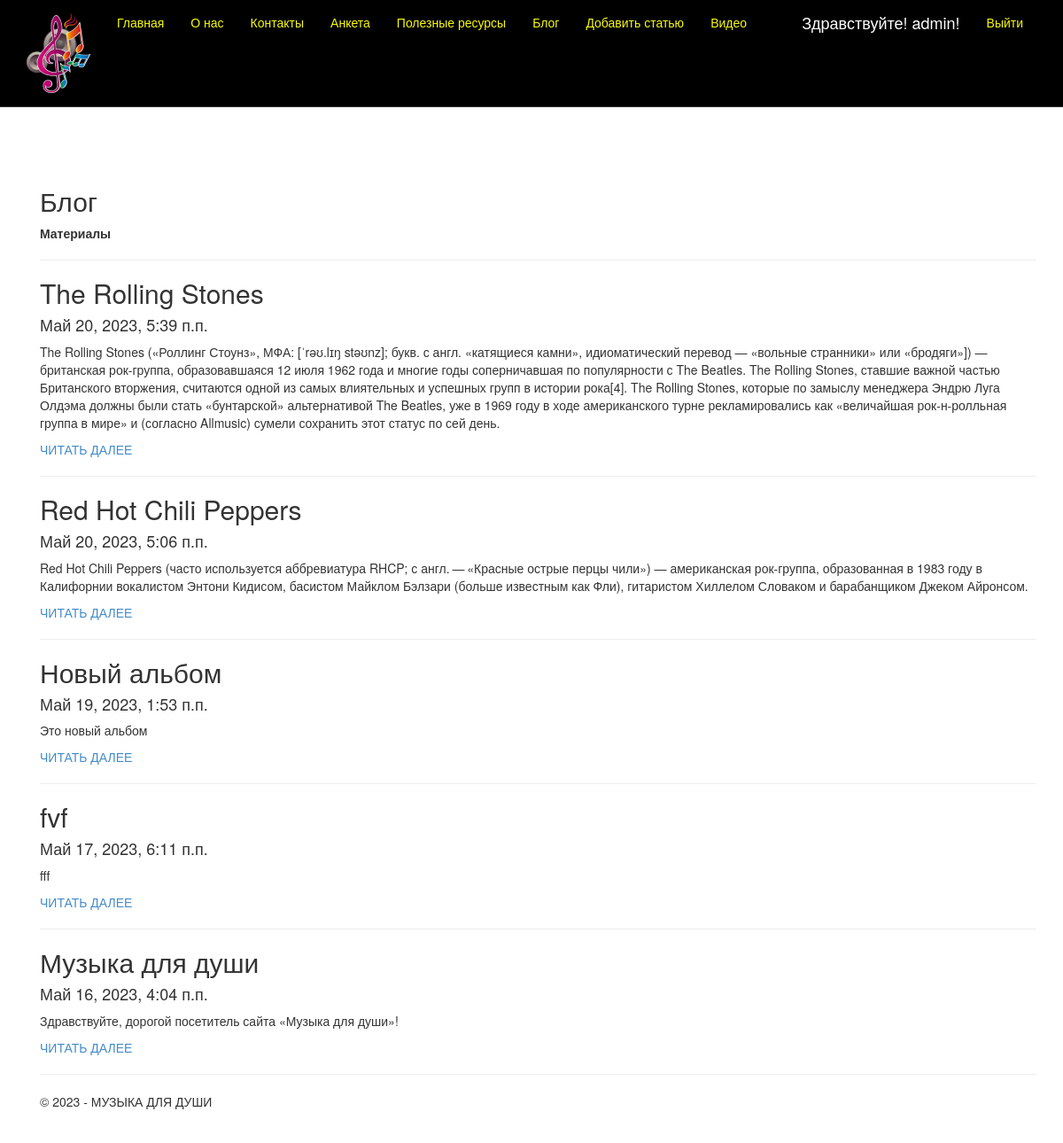
Page /blog/ (signed in) on the committed database.
### app/models.py (models this page shows, shortened)
class Blog(models.Model):
    title = models.CharField(max_length = 100, unique_for_date = "posted", verbose_name = "Заголовок")
    description = models.TextField(verbose_name = "Краткое содержание")
    content = models.TextField(verbose_name = "Полное содержание")
    posted = models.DateTimeField(default = datetime.now(), db_index = True, verbose_name = "Опубликована")
    author = models.ForeignKey(User, null=True, blank=True, on_delete = models.SET_NULL, verbose_name = "Автор")
    image = models.FileField(default = 'tepm.jpg', verbose_name = "Путь к картинке")
    class Meta:
        db_table = "Posts"
        ordering = ["-posted"]
        verbose_name = "статья блога"
        verbose_name_plural = "статья блога"

### app/views.py (the view)
# urls.py: path('blog/', views.blog, name='blog'),
def blog(request):
    posts = Blog.objects.all() # запрос на выбор всех статей блога из модели
    assert isinstance(request, HttpRequest)
    return render(
        request,
        'app/blog.html',
        {
            'title':'Блог',
            'posts': posts, # передача списка статей в шаблон веб-страницы
            'year':datetime.now().year,
        }
)

### app/templates/app/blog.html
{% extends "app/layout.html" %}
{% block content %}
<h2>{{ title }}</h2>
<b>Материалы</b>
<br />
{% for post in posts %}
<hr />
<div class="">
    <h2> {{post.title}} </h2>
    <h4> {{post.posted}} </h4>
    <p> {{post.description}} </p>
    <p><a href="{% url 'blogpost' parametr=post.id %}"> ЧИТАТЬ ДАЛЕЕ </a> </p>
</div>
{% endfor %}
{% endblock %}

### app/templates/app/loginpartial.html (shortened to what this page needs)
{% if user.is_authenticated %}
<form id="logoutForm" action="/logout/" method="post" class="navbar-right">
    <ul class="nav navbar-nav navbar-right">
        <li><span class="navbar-brand">Здравствуйте! {{ user.username }}!</span></li>
        <li><a href="javascript:document.getElementById('logoutForm').submit()">Выйти</a></li>
    </ul>
</form>
{% else %}
<ul class="nav navbar-nav navbar-right">
    <li><a href="{% url 'login' %}">Вход</a></li>
</ul>
{% endif %}

### app/static/app/content/site.css (style rules this page uses)
body { padding-top: 190px; padding-bottom: 50px; }

### rows in the picture
Blog: title "The Rolling Stones", posted "Май 20, 2023, 5:39 п.п.", description "The Rolling Stones («Роллинг Стоунз», МФА: [ˈrəʊ.lɪŋ stəʊnz]; букв. с англ. «катящиеся камни», идиоматический перевод — «вольные странники» или «бродяги»]) — британская рок-группа, образовавшаяся 12 июля 1962 года и многие годы соперничавшая по популярности с The Beatles. The Rolling Stones, ставшие важной частью Британского вторжения, считаются одной из самых влиятельных и успешных групп в истории рока[4]. The Rolling Stones, которые по замыслу менеджера Эндрю Луга Олдэма должны были стать «бунтарской» альтернативой The Beatles, уже в 1969 году в ходе американского турне рекламировались как «величайшая рок-н-ролльная группа в мире» и (согласно Allmusic) сумели сохранить этот статус по сей…"
Blog: title "Red Hot Chili Peppers", posted "Май 20, 2023, 5:06 п.п.", description "Red Hot Chili Peppers (часто используется аббревиатура RHCP; с англ. — «Красные острые перцы чили») — американская рок-группа, образованная в 1983 году в Калифорнии вокалистом Энтони Кидисом, басистом Майклом Бэлзари (больше известным как Фли), гитаристом Хиллелом Словаком и барабанщиком Джеком Айронсом."
Blog: title "Новый альбом", posted "Май 19, 2023, 1:53 п.п.", description "Это новый альбом"
Blog: title "fvf", posted "Май 17, 2023, 6:11 п.п.", description "fff"
Blog: title "Музыка для души", posted "Май 16, 2023, 4:04 п.п.", description "Здравствуйте, дорогой посетитель сайта «Музыка для души»!"

### other values in the picture
{{ user.username }} "admin"
{{ title }} "Блог"
